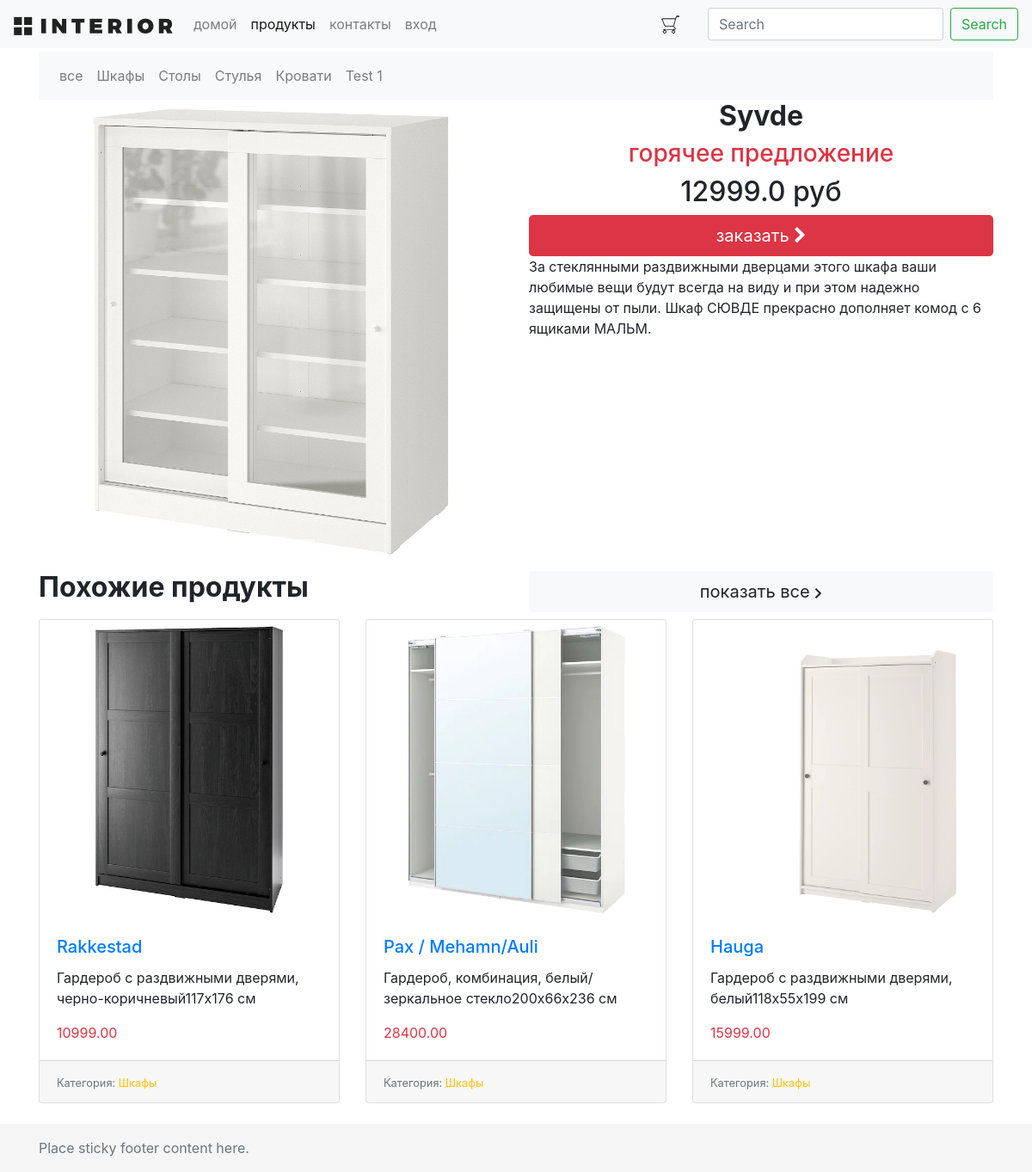
Screenshot of /products/ with the database file from the repository.
### mainapp/models.py (models this page shows, shortened)
class ProductCategory(models.Model):
    name = models.CharField(max_length=64, unique=True, verbose_name='имя')
    description = models.TextField(blank=True, verbose_name='описание')
    is_active = models.BooleanField(default=True)
    class Meta:
        verbose_name = 'категория'
        verbose_name_plural = 'категории'

class Product(models.Model):
    category = models.ForeignKey(ProductCategory, on_delete=models.CASCADE, verbose_name='категория')
    name = models.CharField(max_length=128, verbose_name='имя')
    image = models.ImageField(upload_to='products_images', blank=True, verbose_name='картинка')
    short_desc = models.CharField(max_length=128, blank=True, verbose_name='короткое описание')
    description = models.TextField(blank=True, verbose_name='полное описание')
    price = models.DecimalField(max_digits=8, decimal_places=2, default=0, verbose_name='цена')
    quantity = models.PositiveSmallIntegerField(default=0, verbose_name='количество')
    is_active = models.BooleanField(default=True)
    class Meta:
        verbose_name = 'товар'
        verbose_name_plural = 'товары'

### mainapp/views.py (the view, shortened to what this page needs)
# urls.py: path('products/', include('mainapp.urls', namespace='products')),
def products(request, pk=None, page=1):
    title = 'продукты'
    links_menu = ProductCategory.objects.all()
    hot_product = get_hot_product()
    same_products = get_same_products(hot_product)
    content = {
        'title': title,
        'links_menu': links_menu,
        'same_products': same_products,
        'hot_product': hot_product,
    }
    return render(request, 'mainapp/products.html', content)

### mainapp/context_processors.py (called while the page is built)
def basket(request):
    basket_items = []
    if request.user.is_authenticated:
        basket_items = Basket.objects.filter(user=request.user)
    return {
        'basket': basket_items
    }

### mainapp/views.py (called while the page is built)
def get_hot_product():
    products_list = Product.objects.all()
    return random.sample(list(products_list), 1)[0]

def get_same_products(hot_product):
    same_products = Product.objects.filter(category_id=hot_product.category_id).exclude(pk=hot_product.pk)[:3]
    return same_products

### mainapp/templates/mainapp/products.html (shortened to what this page needs)
{% extends 'mainapp/base.html' %}
{% load static %}
{% block content %}
    <div class="">
        {% include 'mainapp/includes/inc_categories_menu.html' %}
    </div>
    <div class="row">
        <div class="col mb-2">
            <div class="details-slider">
                <div id="carouselExampleIndicators" class="carousel slide" data-ride="carousel">
                    <ol class="carousel-indicators">
                        <li data-target="#carouselExampleIndicators" data-slide-to="0" class="active"></li>
                        <li data-target="#carouselExampleIndicators" data-slide-to="1"></li>
                        <li data-target="#carouselExampleIndicators" data-slide-to="2"></li>
                    </ol>
                    <div class="carousel-inner">
                        <div class="carousel-item active">
                            <img src="/media/{{ hot_product.image }}" class="d-block w-100" alt="...">
                        </div>
                    </div>
                    <a class="carousel-control-prev" href="#carouselExampleIndicators" role="button" data-slide="prev">
                        <span class="carousel-control-prev-icon" aria-hidden="true"></span>
                    </a>
                    <a class="carousel-control-next" href="#carouselExampleIndicators" role="button" data-slide="next">
                        <span class="carousel-control-next-icon" aria-hidden="true"></span>
                    </a>
                </div>
            </div>
        </div>
        <div class="col mb-2">
            <div class="details-products">
                <div class="description">
                    <h2 class="font-weight-bolder text-center">{{ hot_product.name|title }}</h2>
                    <h3 class="text-center text-danger">горячее предложение</h3>
                    <h2 class="text-center"> {{ hot_product.price|floatformat:1 }} <span>руб</span></h2>
                    <a href="{% url 'basket:add' hot_product.pk %}" class="btn btn-danger btn-lg btn-block">
                        заказать <i class="fa fa-chevron-right" aria-hidden="true"></i>
                    </a>
                    <div class="description-text">
                        {{ hot_product.description }}
                    </div>
                </div>
            </div>
        </div>
    </div>
    <div class="row">
        <div class="col mb-2">
            <h2 class="font-weight-bold">Похожие продукты</h2>
        </div>
        <div class="col text-center mb-2">
            <a class="btn btn-light btn-lg btn-block" href="#">показать все <img src="{% static '/img/arrow.png' %}"
                                                                                 alt=""></a>
        </div>
    </div>
    <div class="row row-cols-1 row-cols-md-3">
        {% for product in same_products %}
            <div class="col mb-4">
                <div class="card h-100">
                    <a href="{% url 'products:product' product.pk %}">
                        <img src="/media/{{ product.image }}" class="card-img-top" alt="{{ product.short_desc }}">
                    </a>
                    <div class="card-body">
                        <h5 class="card-title">
                            <a href="{% url 'products:product' product.pk %}">
                                {{ product.name|title }}
                            </a>
                        </h5>
                        <p class="card-text">{{ product.short_desc }}</p>
                        <p class="card-text">
                            <a href="{% url 'products:product' product.pk %}" class="stretched-link text-danger" style="position: relative;">
                                {{ product.price }}
                            </a>
                        </p>
                    </div>
                    <div class="card-footer">
                            <small class="text-muted">Категория:
                            <a href="{% url 'products:category' product.category.pk %}" class="text-warning stretched-link">
                                {{ product.category.name|title }}
                            </a>
                                </small>
                    </div>
                </div>
            </div>
        {% endfor %}
    </div>
{% endblock %}

### mainapp/templates/mainapp/includes/inc_categories_menu.html
<nav class="navbar navbar-expand-lg navbar-light bg-light">
    <ul class="navbar-nav mr-auto">
        <li class="nav-item">
            <a class="nav-link" href="{% url 'products:category' 0 %}">все</a>
        </li>
        {% for link in links_menu %}
            <li class="nav-item {% if request.resolver_match.url_name == link.href %}active{% endif %}">
                <a class="nav-link" href="{% url 'products:category' link.pk %}" title="{{ link.pk }} - {{ request.resolver_match.url_name }}">
                    {{ link.name }}
                </a>
            </li>
        {% endfor %}
    </ul>
</nav>

### rows the page displays
ProductCategory: name "Шкафы"
ProductCategory: name "Столы"
ProductCategory: name "Стулья"
ProductCategory: name "Кровати"
ProductCategory: name "Test 1"
Product: image (picture), name "Syvde", price "12999.0", description "За стеклянными раздвижными дверцами этого шкафа ваши любимые вещи будут всегда на виду и при этом надежно защищены от пыли. Шкаф СЮВДЕ прекрасно дополняет комод с 6 ящиками МАЛЬМ."
Product: image (picture), name "Rakkestad", short_desc "Гардероб с раздвижными дверями, черно-коричневый117x176 см", price "10999.00", category.name "Шкафы"
Product: image (picture), name "Pax / Mehamn/Auli", short_desc "Гардероб, комбинация, белый/зеркальное стекло200x66x236 см", price "28400.00", category.name "Шкафы"
Product: image (picture), name "Hauga", short_desc "Гардероб с раздвижными дверями, белый118x55x199 см", price "15999.00", category.name "Шкафы"
